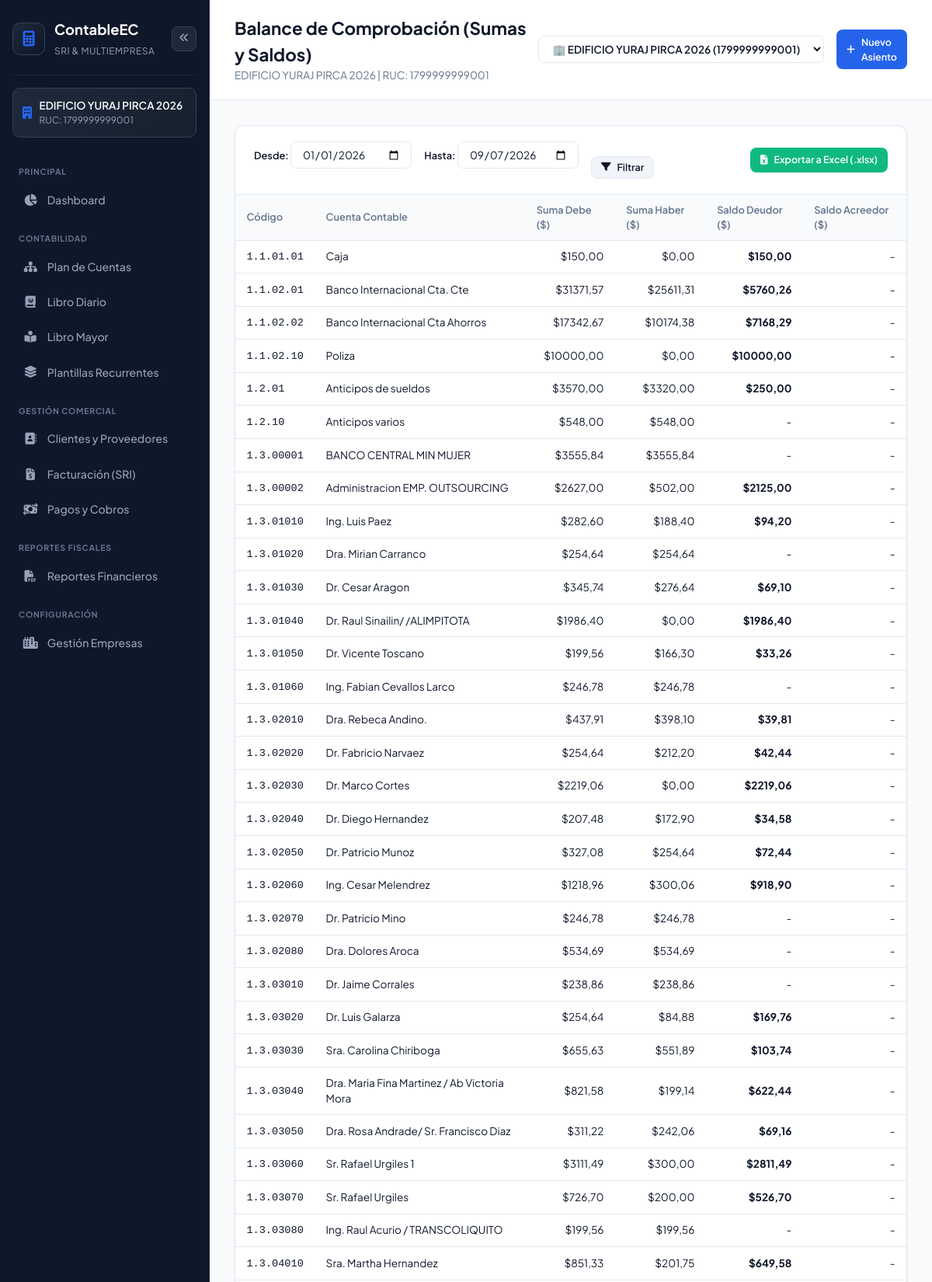
The app's page /reports/trial-balance/ (signed in, upper part) with its own data.
### apps/companies/models.py (models this page shows, shortened)
class Company(models.Model):
    name = models.CharField(max_length=200, verbose_name="Razón Social")
    trade_name = models.CharField(max_length=200, blank=True, null=True, verbose_name="Nombre Comercial")
    tax_id = models.CharField(max_length=20, unique=True, verbose_name="Identificación Fiscal / RUC")
    address = models.TextField(verbose_name="Dirección Matriz")
    phone = models.CharField(max_length=50, blank=True, null=True, verbose_name="Teléfono")
    email = models.EmailField(verbose_name="Correo Electrónico")
    is_accounting_required = models.BooleanField(default=True, verbose_name="Obligado a llevar Contabilidad")
    special_taxpayer_resolution = models.CharField(max_length=50, blank=True, null=True, verbose_name="Resolución Contribuyente Especial")
    is_rimpe = models.BooleanField(default=False, verbose_name="Régimen RIMPE")
    logo = models.ImageField(upload_to='companies/logos/', blank=True, null=True, verbose_name="Logo de la Empresa")
    is_active = models.BooleanField(default=True, verbose_name="Empresa Activa")
    created_at = models.DateTimeField(auto_now_add=True)
    updated_at = models.DateTimeField(auto_now=True)
    class Meta:
        verbose_name = "Empresa"
        verbose_name_plural = "Empresas"
        ordering = ['name']

### apps/accounting/models.py (models this page shows, shortened)
class Account(models.Model):
    ACCOUNT_TYPES = [
        ('ASSET', 'Activo'),
        ('LIABILITY', 'Pasivo'),
        ('EQUITY', 'Patrimonio'),
        ('INCOME', 'Ingresos'),
        ('EXPENSE', 'Gastos'),
    ]
    ACCOUNT_KINDS = [
        ('CONTROL', 'Título / Agrupadora'),
        ('MOVEMENT', 'Movimiento / Detalle'),
    ]
    company = models.ForeignKey(Company, on_delete=models.CASCADE, related_name='accounts')
    code = models.CharField(max_length=50, verbose_name="Código Decimal (ej: 1.1.01.001)")
    name = models.CharField(max_length=200, verbose_name="Nombre de la Cuenta")
    account_type = models.CharField(max_length=20, choices=ACCOUNT_TYPES, verbose_name="Naturaleza de Cuenta")
    kind = models.CharField(max_length=20, choices=ACCOUNT_KINDS, default='MOVEMENT', verbose_name="Tipo de Cuenta")
    parent = models.ForeignKey('self', on_delete=models.CASCADE, null=True, blank=True, related_name='children', verbose_name="Cuenta Padre")
    is_active = models.BooleanField(default=True, verbose_name="Activa")
    class Meta:
        verbose_name = "Cuenta Contable"
        verbose_name_plural = "Cuentas Contables"
        unique_together = ('company', 'code')
        ordering = ['code']

### apps/reports/views.py (the view)
# urls.py: path('reports/trial-balance/', rep_views.trial_balance_view, name='trial_balance'),
@login_required(login_url='login')
def trial_balance_view(request):
    company = getattr(request, 'company', None)
    if not company:
        return redirect('company_create')
    start_date_str = request.GET.get('start_date') or f"{date.today().year}-01-01"
    end_date_str = request.GET.get('end_date') or date.today().isoformat()
    start_date = date.fromisoformat(start_date_str)
    end_date = date.fromisoformat(end_date_str)
    data = get_trial_balance(company, start_date, end_date)
    export_format = request.GET.get('export')
    if export_format == 'excel':
        return export_trial_balance_excel(company, data)
    return render(request, 'reports/trial_balance.html', {
        'company': company,
        'data': data,
        'start_date': start_date_str,
        'end_date': end_date_str
    })

### apps/companies/context_processors.py (called while the page is built)
def company_context(request):
    if request.user.is_authenticated:
        permissions = CompanyUserPermission.objects.select_related('company').filter(
            user=request.user, company__is_active=True, is_active=True
        )
        roles = {p.role for p in permissions}
        if request.user.is_superuser or 'ADMIN' in roles or 'ACCOUNTANT' in roles:
            all_companies = list(Company.objects.filter(is_active=True))
        elif permissions:
            all_companies = [p.company for p in permissions]
        else:
            all_companies = list(Company.objects.filter(is_active=True))
    else:
        all_companies = list(Company.objects.filter(is_active=True))
    return {
        'all_companies': all_companies,
    }

### templates/reports/trial_balance.html (shortened to what this page needs)
{% extends "base.html" %}
{% block header_title %}Balance de Comprobación (Sumas y Saldos){% endblock %}
{% block header_subtitle %}{{ company.name }} | RUC: {{ company.tax_id }}{% endblock %}
{% block content %}
<div class="table-card">
    <div class="table-header">
        <form method="GET" class="report-toolbar">
            <div>
                <label class="report-label">Desde:</label>
                <input type="date" name="start_date" class="form-select-sm" value="{{ start_date }}">
            </div>
            <div>
                <label class="report-label">Hasta:</label>
                <input type="date" name="end_date" class="form-select-sm" value="{{ end_date }}">
            </div>
            <button type="submit" class="btn btn-secondary btn-sm">
                <i class="fa-solid fa-filter"></i> Filtrar
            </button>
        </form>
        <div class="report-actions">
            <a href="?start_date={{ start_date }}&end_date={{ end_date }}&export=excel" class="btn btn-success btn-sm">
                <i class="fa-solid fa-file-excel"></i> Exportar a Excel (.xlsx)
            </a>
        </div>
    </div>
    {% if data.lines %}
        <table class="custom-table">
            <thead>
                <tr>
                    <th>Código</th>
                    <th>Cuenta Contable</th>
                    <th class="text-right">Suma Debe ($)</th>
                    <th class="text-right">Suma Haber ($)</th>
                    <th class="text-right">Saldo Deudor ($)</th>
                    <th class="text-right">Saldo Acreedor ($)</th>
                </tr>
            </thead>
            <tbody>
                {% for line in data.lines %}
                    <tr>
                        <td><code>{{ line.account.code }}</code></td>
                        <td>{{ line.account.name }}</td>
                        <td class="text-right">${{ line.sum_debit|floatformat:2 }}</td>
                        <td class="text-right">${{ line.sum_credit|floatformat:2 }}</td>
                        <td class="text-right">
                            {% if line.debt_balance > 0 %}<strong>${{ line.debt_balance|floatformat:2 }}</strong>{% else %}-{% endif %}
                        </td>
                        <td class="text-right">
                            {% if line.cred_balance > 0 %}<strong>${{ line.cred_balance|floatformat:2 }}</strong>{% else %}-{% endif %}
                        </td>
                    </tr>
                {% endfor %}
            </tbody>
        </table>
    {% else %}
        <div class="empty-state">
            <p class="text-secondary">No hay movimientos contables registrados en el periodo seleccionado.</p>
        </div>
    {% endif %}
</div>
{% endblock %}

### templates/base.html (shortened to what this page needs)
<!DOCTYPE html>
<html lang="es">
<head>
    <link rel="stylesheet" href="/static/vendor/fonts/fonts.css">
    <link rel="stylesheet" href="/static/vendor/fontawesome/css/all.min.css">
    <link rel="stylesheet" href="/static/css/style.css?v=17">
</head>
<body>
    <div class="app-layout">
        <aside class="sidebar">
            <div class="sidebar-header">
                <div class="logo-box">
                    <i class="fa-solid fa-calculator text-primary"></i>
                </div>
                <div class="logo-text">
                    <span class="brand-title">ContableEC</span>
                    <span class="brand-subtitle">SRI & Multiempresa</span>
                </div>
                <button type="button" id="sidebarToggle" class="sidebar-toggle" title="Minimizar menú">
                    <i class="fa-solid fa-angles-left"></i>
                </button>
            </div>
            <div class="active-company-card">
                {% if request.company %}
                    <div class="company-badge">
                        <i class="fa-solid fa-building text-accent"></i>
                        <div class="company-info">
                            <span class="company-name" title="{{ request.company.name }}">{{ request.company.name }}</span>
                            <span class="company-taxid">RUC: {{ request.company.tax_id }}</span>
                        </div>
                    </div>
                {% else %}
                    <div class="company-badge alert-badge">
                        <i class="fa-solid fa-triangle-exclamation"></i>
                        <span>Sin Empresa Seleccionada</span>
                    </div>
                {% endif %}
            </div>
            <nav class="sidebar-nav">
                <div class="nav-section-label">PRINCIPAL</div>
                <a href="{% url 'dashboard' %}" title="Dashboard" class="nav-link {% if request.resolver_match.url_name == 'dashboard' %}active{% endif %}">
                    <i class="fa-solid fa-chart-pie"></i>
                    <span>Dashboard</span>
                </a>
                <div class="nav-section-label">CONTABILIDAD</div>
                <a href="{% url 'account_list' %}" title="Plan de Cuentas" class="nav-link {% if 'account' in request.resolver_match.url_name %}active{% endif %}">
                    <i class="fa-solid fa-sitemap"></i>
                    <span>Plan de Cuentas</span>
                </a>
                <a href="{% url 'journal_entry_list' %}" title="Libro Diario" class="nav-link {% if 'journal' in request.resolver_match.url_name %}active{% endif %}">
                    <i class="fa-solid fa-book-journal-whills"></i>
                    <span>Libro Diario</span>
                </a>
                <a href="{% url 'ledger' %}" title="Libro Mayor" class="nav-link {% if 'ledger' in request.resolver_match.url_name %}active{% endif %}">
                    <i class="fa-solid fa-book-open-reader"></i>
                    <span>Libro Mayor</span>
                </a>
                <a href="{% url 'template_list' %}" title="Plantillas de Asientos Recurrentes" class="nav-link {% if 'template' in request.resolver_match.url_name %}active{% endif %}">
                    <i class="fa-solid fa-layer-group"></i>
                    <span>Plantillas Recurrentes</span>
                </a>
                <div class="nav-section-label">GESTIÓN COMERCIAL</div>
                <a href="{% url 'contact_list' %}" title="Clientes y Proveedores" class="nav-link {% if 'contact' in request.resolver_match.url_name %}active{% endif %}">
                    <i class="fa-solid fa-address-book"></i>
                    <span>Clientes y Proveedores</span>
                </a>
                <a href="{% url 'invoice_list' %}" title="Facturación (SRI)" class="nav-link {% if 'invoice' in request.resolver_match.url_name %}active{% endif %}">
                    <i class="fa-solid fa-file-invoice-dollar"></i>
                    <span>Facturación (SRI)</span>
                </a>
                <a href="{% url 'payment_list' %}" title="Pagos y Cobros" class="nav-link {% if 'payment' in request.resolver_match.url_name %}active{% endif %}">
                    <i class="fa-solid fa-money-bill-transfer"></i>
                    <span>Pagos y Cobros</span>
                </a>
                <div class="nav-section-label">REPORTES FISCALES</div>
                <a href="{% url 'reports_home' %}" title="Reportes Financieros" class="nav-link {% if 'reports' in request.resolver_match.url_name %}active{% endif %}">
                    <i class="fa-solid fa-file-pdf"></i>
                    <span>Reportes Financieros</span>
                </a>
                <div class="nav-section-label">CONFIGURACIÓN</div>
                <a href="{% url 'company_list' %}" title="Gestión Empresas" class="nav-link {% if 'company' in request.resolver_match.url_name %}active{% endif %}">
                    <i class="fa-solid fa-city"></i>
                    <span>Gestión Empresas</span>
                </a>
            </nav>
        </aside>
        <main class="main-wrapper">
            <header class="topbar">
                <div class="topbar-left">
                    <div class="topbar-title">
                        <h1>{% block header_title %}Tablero Contable{% endblock %}</h1>
                        <p class="topbar-subtitle">{% block header_subtitle %}Gestión financiera y fiscal para Ecuador{% endblock %}</p>
                    </div>
                </div>
                <div class="topbar-actions">
                    {% if all_companies %}
                        <form method="POST" action="{% url 'switch_company' %}" class="company-switch-form">
                            <select name="company_id" id="company_id_select" onchange="this.form.submit()" class="form-select-sm form-select-accent">
                                {% for comp in all_companies %}
                                    <option value="{{ comp.id }}" {% if request.company.id == comp.id %}selected{% endif %}>
                                        🏢 {{ comp.name }} ({{ comp.tax_id }})
                                    </option>
                                {% endfor %}
                            </select>
                        </form>
                    {% endif %}
                    <a href="{% url 'journal_entry_create' %}" class="btn btn-primary btn-sm">
                        <i class="fa-solid fa-plus"></i> Nuevo Asiento
                    </a>
                </div>
            </header>
            <div class="content-body">
                {% block content %}{% endblock %}
            </div>
        </main>
    </div>
</body>
</html>

### records on screen
Company: company.name "EDIFICIO YURAJ PIRCA 2026", company.tax_id "1799999999001", name "EDIFICIO YURAJ PIRCA 2026", tax_id "1799999999001"
Account: account.code "1.1.01.01", account.name "Caja", sum_debit "150,00", sum_credit "0,00", debt_balance "150,00"
Account: account.code "1.1.02.01", account.name "Banco Internacional Cta. Cte", sum_debit "31371,57", sum_credit "25611,31", debt_balance "5760,26"
Account: account.code "1.1.02.02", account.name "Banco Internacional Cta Ahorros", sum_debit "17342,67", sum_credit "10174,38", debt_balance "7168,29"
Account: account.code "1.1.02.10", account.name "Poliza", sum_debit "10000,00", sum_credit "0,00", debt_balance "10000,00"
Account: account.code "1.2.01", account.name "Anticipos de sueldos", sum_debit "3570,00", sum_credit "3320,00", debt_balance "250,00"
Account: account.code "1.2.10", account.name "Anticipos varios", sum_debit "548,00", sum_credit "548,00"
Account: account.code "1.3.00001", account.name "BANCO CENTRAL MIN MUJER", sum_debit "3555,84", sum_credit "3555,84"
Account: account.code "1.3.00002", account.name "Administracion EMP. OUTSOURCING", sum_debit "2627,00", sum_credit "502,00", debt_balance "2125,00"
Account: account.code "1.3.01010", account.name "Ing. Luis Paez", sum_debit "282,60", sum_credit "188,40", debt_balance "94,20"
Account: account.code "1.3.01020", account.name "Dra. Mirian Carranco", sum_debit "254,64", sum_credit "254,64"
Account: account.code "1.3.01030", account.name "Dr. Cesar Aragon", sum_debit "345,74", sum_credit "276,64", debt_balance "69,10"
Account: account.code "1.3.01040", account.name "Dr. Raul Sinailin/ /ALIMPITOTA", sum_debit "1986,40", sum_credit "0,00", debt_balance "1986,40"
Account: account.code "1.3.01050", account.name "Dr. Vicente Toscano", sum_debit "199,56", sum_credit "166,30", debt_balance "33,26"
Account: account.code "1.3.01060", account.name "Ing. Fabian Cevallos Larco", sum_debit "246,78", sum_credit "246,78"
Account: account.code "1.3.02010", account.name "Dra. Rebeca Andino.", sum_debit "437,91", sum_credit "398,10", debt_balance "39,81"
Account: account.code "1.3.02020", account.name "Dr. Fabricio Narvaez", sum_debit "254,64", sum_credit "212,20", debt_balance "42,44"
Account: account.code "1.3.02030", account.name "Dr. Marco Cortes", sum_debit "2219,06", sum_credit "0,00", debt_balance "2219,06"
Account: account.code "1.3.02040", account.name "Dr. Diego Hernandez", sum_debit "207,48", sum_credit "172,90", debt_balance "34,58"
Account: account.code "1.3.02050", account.name "Dr. Patricio Munoz", sum_debit "327,08", sum_credit "254,64", debt_balance "72,44"
Account: account.code "1.3.02060", account.name "Ing. Cesar Melendrez", sum_debit "1218,96", sum_credit "300,06", debt_balance "918,90"
Account: account.code "1.3.02070", account.name "Dr. Patricio Mino", sum_debit "246,78", sum_credit "246,78"
Account: account.code "1.3.02080", account.name "Dra. Dolores Aroca", sum_debit "534,69", sum_credit "534,69"
Account: account.code "1.3.03010", account.name "Dr. Jaime Corrales", sum_debit "238,86", sum_credit "238,86"
Account: account.code "1.3.03020", account.name "Dr. Luis Galarza", sum_debit "254,64", sum_credit "84,88", debt_balance "169,76"
Account: account.code "1.3.03030", account.name "Sra. Carolina Chiriboga", sum_debit "655,63", sum_credit "551,89", debt_balance "103,74"
Account: account.code "1.3.03040", account.name "Dra. Maria Fina Martinez / Ab Victoria Mora", sum_debit "821,58", sum_credit "199,14", debt_balance "622,44"
Account: account.code "1.3.03050", account.name "Dra. Rosa Andrade/ Sr. Francisco Diaz", sum_debit "311,22", sum_credit "242,06", debt_balance "69,16"
Account: account.code "1.3.03060", account.name "Sr. Rafael Urgiles 1", sum_debit "3111,49", sum_credit "300,00", debt_balance "2811,49"
Account: account.code "1.3.03070", account.name "Sr. Rafael Urgiles", sum_debit "726,70", sum_credit "200,00", debt_balance "526,70"
Account: account.code "1.3.03080", account.name "Ing. Raul Acurio / TRANSCOLIQUITO", sum_debit "199,56", sum_credit "199,56"
Account: account.code "1.3.04010", account.name "Sra. Martha Hernandez", sum_debit "851,33", sum_credit "201,75", debt_balance "649,58"
